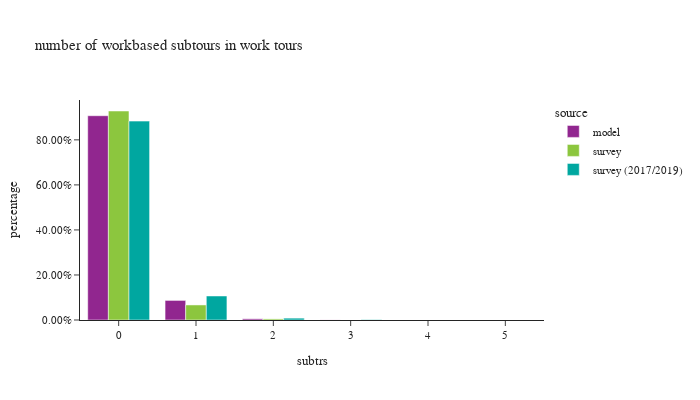

Notebook cell for this chart:
### Code cell
test = wk_tour.loc[wk_tour['subtrs']!=11].copy()
df_plot = test.groupby(['source','subtrs']).agg(
    total=pd.NamedAgg(column="toexpfac", aggfunc="sum"),
    sample_size=pd.NamedAgg(column="toexpfac", aggfunc="size")).reset_index()

df_plot['percentage'] = df_plot.groupby(['source'], group_keys=False)['total']. \
    apply(lambda x: x / float(x.sum()))


fig = px.bar(df_plot.sort_values(by=['source']), x="subtrs", y="percentage", color="source",
             barmode="group",hover_data=['total','sample_size'],title="number of workbased subtours in work tours")
fig.update_layout(height=400, width=700, font=dict(size=11),
                  xaxis = dict(dtick = 1, categoryorder='category ascending'),
                  yaxis=dict(tickformat=".2%"))
fig.show()

### Figure 1 — Plotly figure (JSON) as saved in the notebook; plotly's stock layout.template omitted (floating-point values rounded to 4 significant figures)
{"data": [{"alignmentgroup": "True", "customdata": [[1339079, 1339079], [128376, 128376], [7899, 7899], [613, 613], [66, 66]], "hovertemplate": "source=model<br>subtrs=%{x}<br>percentage=%{y}<br>total=%{customdata[0]}<br>sample_size=%{customdata[1]}<extra></extra>", "legendgroup": "model", "marker": {"color": "#91268F", "pattern": {"shape": ""}}, "name": "model", "offsetgroup": "model", "orientation": "v", "showlegend": true, "textposition": "auto", "type": "bar", "x": [0, 1, 2, 3, 4], "xaxis": "x", "y": [0.9072, 0.08697, 0.005352, 0.0004153, 4.471e-05], "yaxis": "y"}, {"alignmentgroup": "True", "customdata": [[1254000.0, 2330], [90310.0, 223], [6658.0, 19], [34.14, 2], [26.44, 2]], "hovertemplate": "source=survey<br>subtrs=%{x}<br>percentage=%{y}<br>total=%{customdata[0]}<br>sample_size=%{customdata[1]}<extra></extra>", "legendgroup": "survey", "marker": {"color": "#8CC63E", "pattern": {"shape": ""}}, "name": "survey", "offsetgroup": "survey", "orientation": "v", "showlegend": true, "textposition": "auto", "type": "bar", "x": [0, 1, 2, 3, 4], "xaxis": "x", "y": [0.9282, 0.06682, 0.004926, 2.526e-05, 1.956e-05], "yaxis": "y"}, {"alignmentgroup": "True", "customdata": [[1374000.0, 7286], [166000.0, 1007], [12870.0, 82], [2634.0, 7], [1.111, 1], [1.111, 1]], "hovertemplate": "source=survey (2017/2019)<br>subtrs=%{x}<br>percentage=%{y}<br>total=%{customdata[0]}<br>sample_size=%{customdata[1]}<extra></extra>", "legendgroup": "survey (2017/2019)", "marker": {"color": "#00A7A0", "pattern": {"shape": ""}}, "name": "survey (2017/2019)", "offsetgroup": "survey (2017/2019)", "orientation": "v", "showlegend": true, "textposition": "auto", "type": "bar", "x": [0, 1, 2, 3, 4, 5], "xaxis": "x", "y": [0.8833, 0.1067, 0.00827, 0.001693, 7.141e-07, 7.141e-07], "yaxis": "y"}], "layout": {"barmode": "group", "font": {"size": 11}, "height": 400, "legend": {"title": {"text": "source"}, "tracegroupgap": 0}, "title": {"text": "number of workbased subtours in work tours"}, "width": 700, "xaxis": {"anchor": "y", "categoryorder": "category ascending", "domain": [0, 1], "dtick": 1, "title": {"text": "subtrs"}}, "yaxis": {"anchor": "x", "domain": [0, 1], "tickformat": ".2%", "title": {"text": "percentage"}}}}
